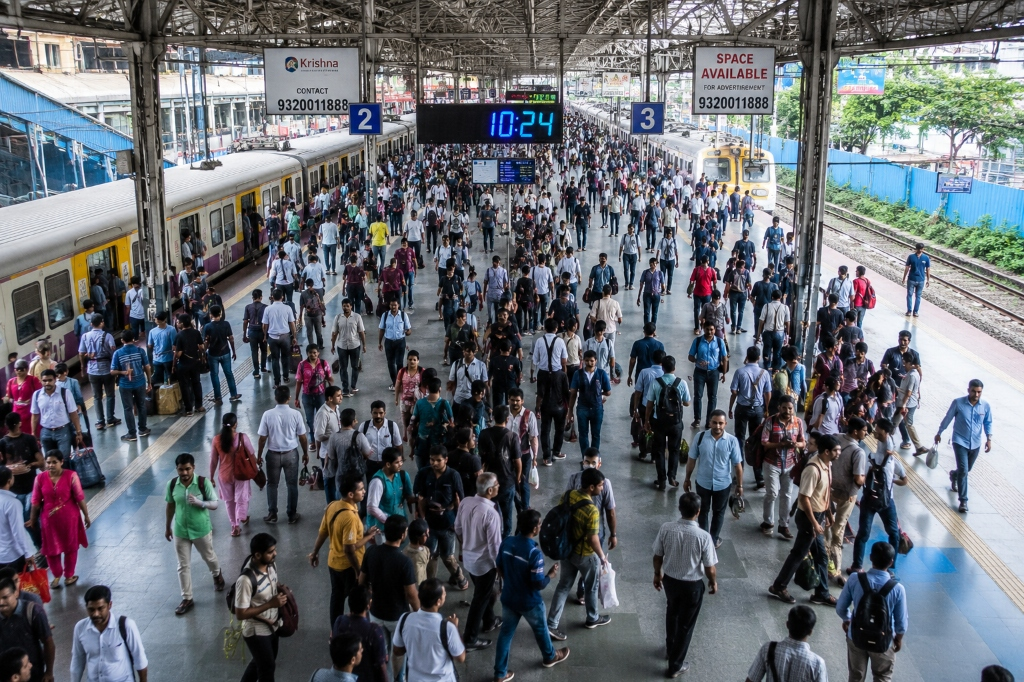
#> input picture testing images/figures/test_image1.jpg, 1024 x 682 px, found by its file name
$ python test_single_eval.py   (older library calls are emulated)
#> lines starting #> are read from the running program, lines starting #| are printed output that depends on the picture
#> further down, img is the input picture: shape (682, 1024, 3); mean B, G, R 112.4, 106, 101.8
### utils/preprocessing.py
import cv2
import numpy as np

def resize_image(image: np.ndarray, target_size: int = 1280) -> tuple[np.ndarray, float]:
    """
    Resizes the image preserving aspect ratio such that the longer side matches target_size.
    Returns:
        (resized_image, scale_factor)
    """
    h, w = image.shape[:2]
    scale = target_size / max(h, w)
    new_w = int(w * scale)
    new_h = int(h * scale)

    interp = cv2.INTER_CUBIC if scale > 1.0 else cv2.INTER_AREA
    resized = cv2.resize(image, (new_w, new_h), interpolation=interp)
    return resized, scale

def noise_reduction(image: np.ndarray) -> np.ndarray:
    """
    Applies bilateral filtering to reduce noise while preserving edges.
    """
    return cv2.bilateralFilter(image, d=9, sigmaColor=75, sigmaSpace=75)

# [16 lines left out: function contrast_enhancement, not called in this run]

def sharpen_image(image: np.ndarray) -> np.ndarray:
    """
    Applies a standard sharpening kernel to highlight edges of distant small objects.
    """
    kernel = np.array([[0, -1, 0],
                       [-1, 5, -1],
                       [0, -1, 0]], dtype=np.float32)
    return cv2.filter2D(image, -1, kernel)

def normalize_brightness(image: np.ndarray) -> np.ndarray:
    """
    Normalizes image brightness by min-max scaling of the L (lightness) channel in LAB space.
    """
    if len(image.shape) == 2:
        return cv2.normalize(image, None, alpha=0, beta=255, norm_type=cv2.NORM_MINMAX)

    lab = cv2.cvtColor(image, cv2.COLOR_BGR2LAB)
#> lab: shape (682, 1024, 3); mean of channels 0, 1, 2 110.7, 128.5, 124.3
    l, a, b = cv2.split(lab)
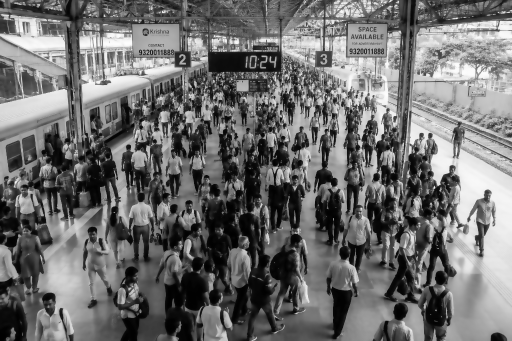
#> l: shape (682, 1024) (shown at 1/2 size); min 0, max 253, mean 110.7
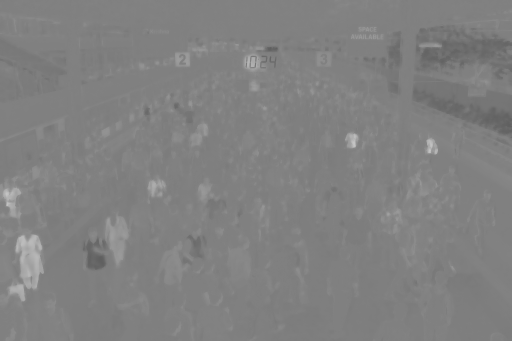
#> a: shape (682, 1024) (shown at 1/2 size); min 93, max 197, mean 128.5
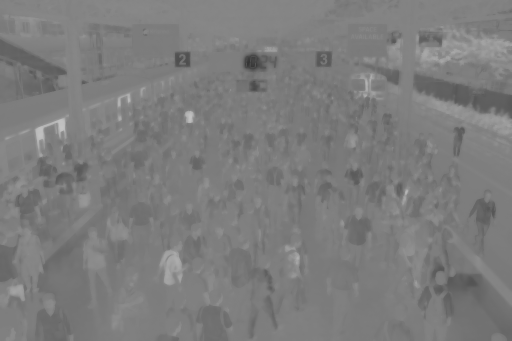
#> b: shape (682, 1024) (shown at 1/2 size); min 52, max 195, mean 124.3
    l_norm = cv2.normalize(l, None, alpha=0, beta=255, norm_type=cv2.NORM_MINMAX)
    normalized_lab = cv2.merge((l_norm, a, b))
#> normalized_lab: shape (682, 1024, 3); mean of channels 0, 1, 2 111.5, 128.5, 124.3
    return cv2.cvtColor(normalized_lab, cv2.COLOR_LAB2BGR)

def normalize_image(image: np.ndarray) -> np.ndarray:
    """
    Normalizes image pixel values to 0.0 - 1.0 range.
    """
    return image.astype(np.float32) / 255.0

def adaptive_preprocess(image: np.ndarray, target_size: int = 1280, is_crowded: bool = True) -> tuple[np.ndarray, float]:
    """
    Full adaptive preprocessing pipeline optimizing images for crowded scenarios.
    Steps:
      1. Noise reduction (Edge preserving Bilateral filter)
      2. Brightness normalization
      3. Contrast enhancement via CLAHE
      4. Image sharpening (only if is_crowded is True to avoid ringing noise in simple scenes)
      5. Resizing to target high-resolution
      6. Normalization (to 0.0 - 1.0)
    """
    # 1. Noise reduction
    img_processed = noise_reduction(image)

    # 2. Brightness normalization
    img_processed = normalize_brightness(img_processed)

    # 3. Contrast enhancement (disabled by default to prevent structural false positives)
    # img_processed = contrast_enhancement(img_processed)

    # 4. Sharpening (conditionally applied to prevent artifact inflation in sparse scenes)
    if is_crowded:
        img_processed = sharpen_image(img_processed)
#> in sharpen_image, `return cv2.filter2D(image, -1, kernel)`:
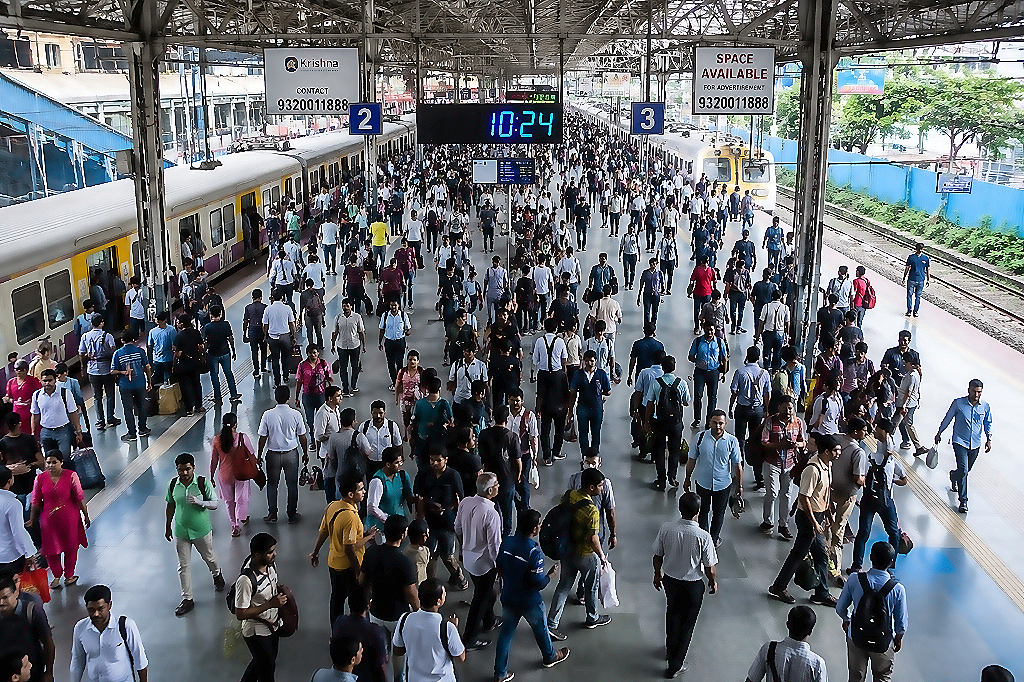
#> returned value: shape (682, 1024, 3); mean of channels 0, 1, 2 112.7, 107.2, 103.1; drawn as B, G, R

    # 5. Resize
    resized_img, scale = resize_image(img_processed, target_size)
#> (the rest of the program and of its run is left out)
